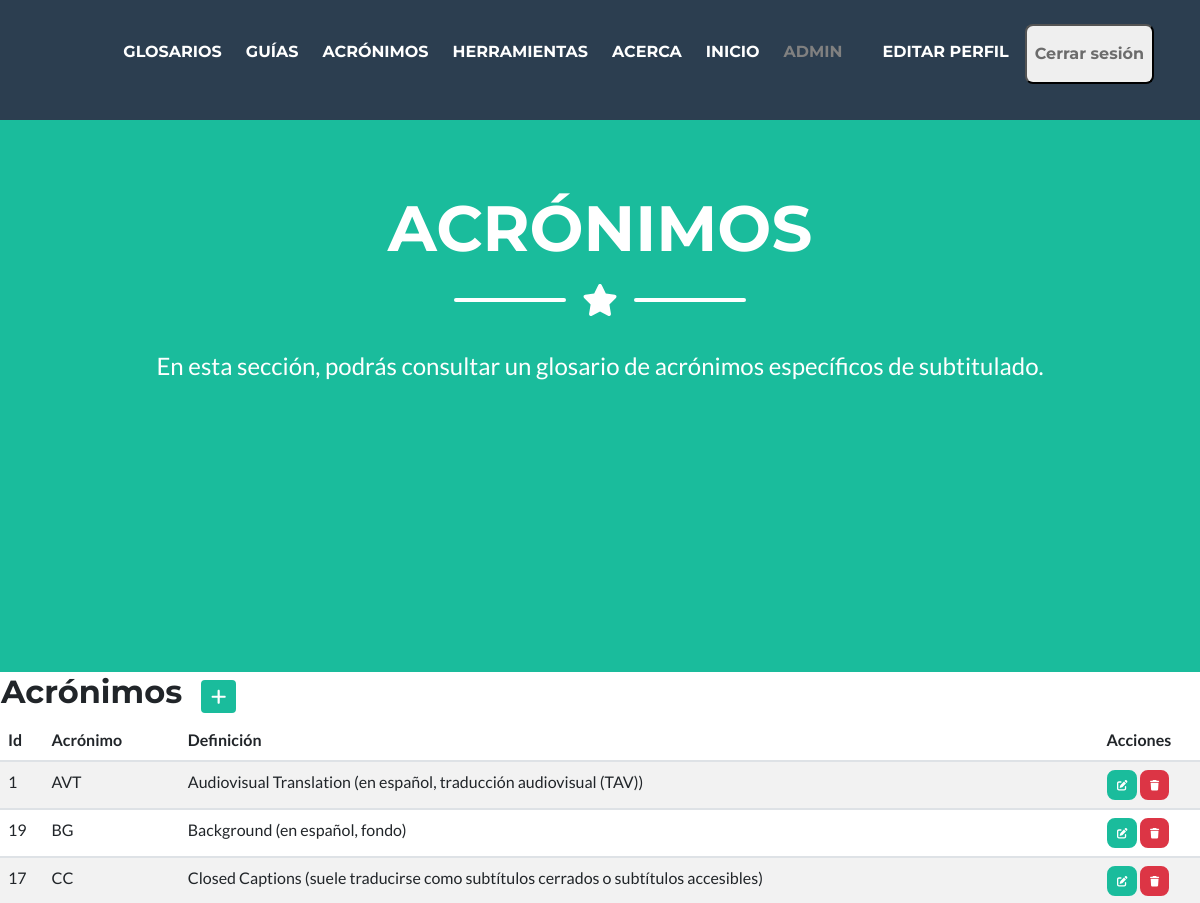
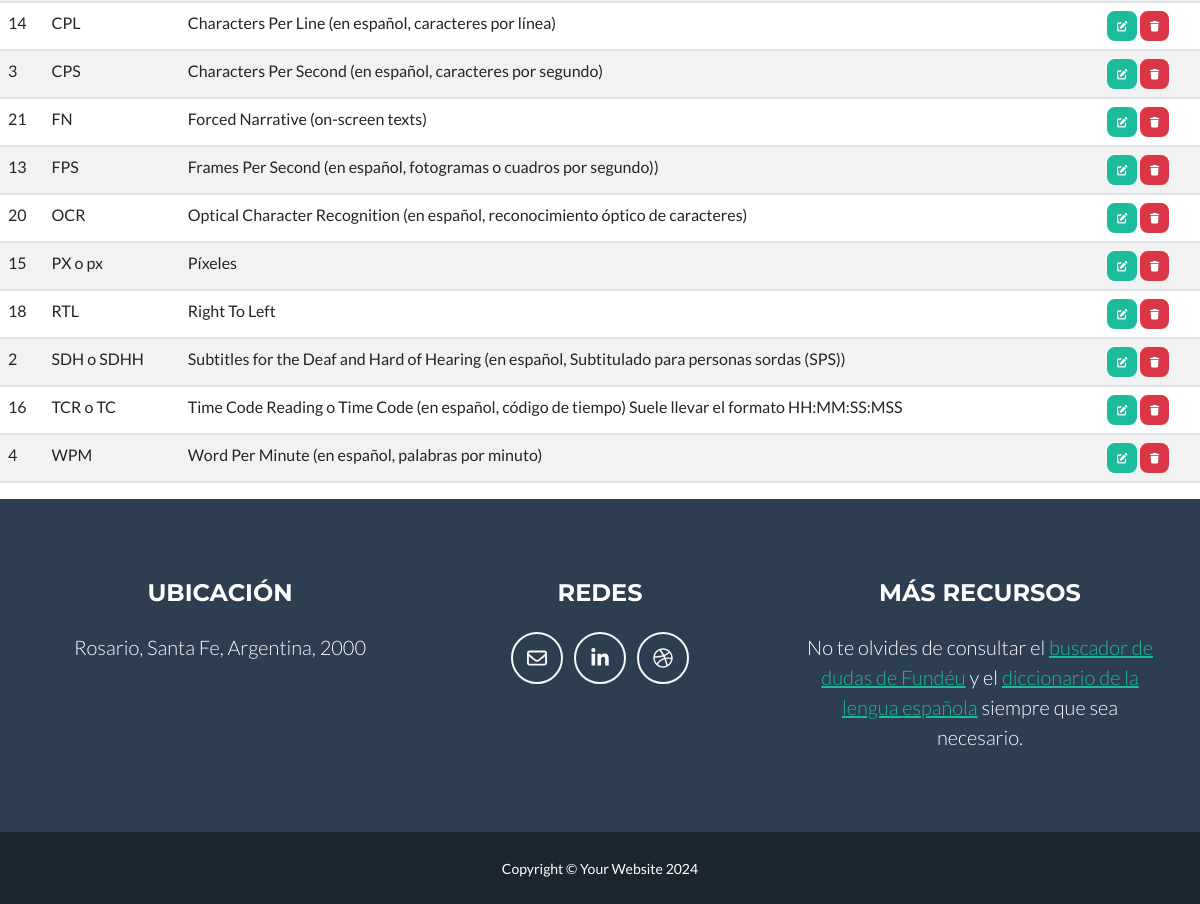
The page /acrónimos/ (signed in) on the database its author committed (2 pictures, top to bottom).
### aplicacion/models.py (models this page shows, shortened)
class Acrónimos(models.Model):
    acrónimo = models.CharField(max_length=100)
    definición = models.CharField(max_length=100)
    class Meta:
        ordering = ["acrónimo"]
        verbose_name = "Acrónimos"
        verbose_name_plural = "Acrónimos"

### aplicacion/views.py (called while the page is built)
@login_required
def acrónimos(request):
    contexto = {'acrónimos': Acrónimos.objects.all()}
    return render(request, "aplicacion/acrónimos.html", contexto)

### aplicacion/templates/aplicacion/acrónimos.html (shortened to what this page needs)
{% extends "aplicacion/index.html" %}
{% block inicio %}
<li class="nav-item mx-0 mx-lg-1"><a class="nav-link py-3 px-0 px-lg-2 rounded" href="{% url 'home' %}">Inicio</a></li>
{% endblock inicio %}
{% block  titulo%}
<header class="masthead bg-primary text-white text-center">
    <div class="container d-flex align-items-center flex-column">
        <h1 class="masthead-heading text-uppercase mb-0">Acrónimos</h1>
        <div class="divider-custom divider-light">
            <div class="divider-custom-line"></div>
            <div class="divider-custom-icon"><i class="fas fa-star"></i></div>
            <div class="divider-custom-line"></div>
        </div>
        <p class="masthead-subheading font-weight-light mb-0">En esta sección, podrás consultar un glosario de acrónimos específicos de subtitulado.</p>
    </div>
</header>
{% endblock titulo%}
{% block contenido %}
<table>
    <tr>
        <td width="200"><h2>Acrónimos</h2></td>
        <td>
            <a
            href="{% url 'acrónimosForm' %}"
            class="btn btn-primary btn-sm"
            ><i class="fa fa-plus fa-lg" title="Crear"> </i>
            </a>
        </td>
    </tr>
</table>
<table class="table table-striped">
    <thead>
        <tr>
            <th>Id</th>
            <th>Acrónimo</th>
            <th>Definición</th>
            <th>Acciones</th>
        </tr>
    </thead>
    <tbody>
    {% for a in acrónimos  %}
        <tr>
            <td>{{ a.id }}</td>
            <td>{{ a.acrónimo }}</td>
            <td>{{ a.definición }}</td>
            <td>
                <a
                  href="{% url 'acrónimosUpdate' a.id %}"
                  class="btn btn-primary"
                  style="--bs-btn-padding-y: .25rem; --bs-btn-padding-x: .5rem; --bs-btn-font-size: .75rem;"
                  ><i class="fa fa-edit fa-sm" title="Edit Record"></i>
                </a>
                <a
                  href="{% url 'acrónimosDelete' a.id %}"
                  class="btn btn-danger"
                  style="--bs-btn-padding-y: .25rem; --bs-btn-padding-x: .5rem; --bs-btn-font-size: .75rem;"
                  ><i class="fa fa-trash fa-sm" title="Delete Record"></i>
                </a>
            </td>
        </tr>
    {% endfor %}
    </tbody>
</table>
{% endblock contenido %}

### aplicacion/templates/aplicacion/index.html (shortened to what this page needs)
<!DOCTYPE html>
<html lang="en">
    <head>
        {% load static %}
        <link href="{% static 'css/styles.css' %}" rel="stylesheet" />
        <link rel="stylesheet" href="https://cdnjs.cloudflare.com/ajax/libs/font-awesome/6.4.0/css/all.min.css">
    </head>
    <body id="page-top">
        <nav class="navbar navbar-expand-lg bg-secondary text-uppercase fixed-top" id="mainNav">
            <div class="container">
                <div class="collapse navbar-collapse" id="navbarResponsive">
                    <ul class="navbar-nav ms-auto">
                        {% if user.is_authenticated %}
                        <li class="nav-item mx-0 mx-lg-1"><a class="nav-link py-3 px-0 px-lg-2 rounded" href="{% url 'glosarios'%}">Glosarios</a></li>
                        <li class="nav-item mx-0 mx-lg-1"><a class="nav-link py-3 px-0 px-lg-2 rounded" href="{% url 'guías'%}">Guías</a></li>
                        <li class="nav-item mx-0 mx-lg-1"><a class="nav-link py-3 px-0 px-lg-2 rounded" href="{% url 'acrónimos'%}">Acrónimos</a></li>
                        <li class="nav-item mx-0 mx-lg-1"><a class="nav-link py-3 px-0 px-lg-2 rounded" href="{% url 'herramientas'%}">herramientas</a></li>
                        <li class="nav-item mx-0 mx-lg-1"><a class="nav-link py-3 px-0 px-lg-2 rounded" href="{% url 'acerca'%}">Acerca</a></li>
                        {% block inicio %}{% endblock inicio %}
                        <li class="nav-item mx-0 mx-lg-1"><p  class="nav-link py-3 px-0 px-lg-2 rounded" style="color:gray">{{user.username}}</p></li>
                        <div class="text-center">
                            <a  class="nav-link py-2 px-0 px-lg-2 rounded"href="{% url 'agregar_avatar' %}" ><img src="{{ request.session.avatar }}" height="40px" weight="40px"/></a>
                        </div>
                        <li class="nav-item mx-0 mx-lg-1"><a class="nav-link py-3 px-0 px-lg-2 rounded" href="{% url 'perfil'%}">Editar perfil</a></li>
                        <li class="nav-item mx-0 mx-lg-1"><form action="{% url 'logout' %}" method="post">
                            <button type="submit" class="nav-link py-3 px-0 px-lg-2 rounded">Cerrar sesión</button>
                        </form></li>
                        {% endif %}
                    </ul>
                </div>
            </div>
        </nav>
        {% block  titulo%}{% endblock titulo%}
        {% block contenido %}{% endblock contenido %}
        <footer class="footer text-center">
            <div class="container">
                <div class="row">
                    <div class="col-lg-4 mb-5 mb-lg-0">
                        <h4 class="text-uppercase mb-4">Ubicación</h4>
                        <p class="lead mb-0">
                            Rosario, Santa Fe, Argentina, 2000
                        </p>
                    </div>
                    <div class="col-lg-4 mb-5 mb-lg-0">
                        <h4 class="text-uppercase mb-4">Redes</h4>
                        <a class="btn btn-outline-light btn-social mx-1" target="_blank" href="mailto:fedredebora@gmail.com"><i class="fa-regular fa-envelope"></i></a>
                        <a class="btn btn-outline-light btn-social mx-1" target="_blank" href="https://www.linkedin.com/in/d%C3%A9borafedre/"><i class="fab fa-fw fa-linkedin-in"></i></a>
                        <a class="btn btn-outline-light btn-social mx-1" target="_blank" href="https://debofedre.github.io/Traducci-n-audiovisual-accesible/"><i class="fab fa-fw fa-dribbble"></i></a>
                    </div>
                    <div class="col-lg-4">
                        <h4 class="text-uppercase mb-4">Más recursos</h4>
                        <p class="lead mb-0">
                            No te olvides de consultar el <a href="https://www.fundeu.es/" target="_blank">buscador de dudas de Fundéu</a> y el <a href="https://dle.rae.es/" target="_blank">diccionario de la lengua española</a> siempre que sea necesario.
                        </p>
                    </div>
                </div>
            </div>
        </footer>
        <div class="copyright py-4 text-center text-white">
            <div class="container"><small>Copyright &copy; Your Website 2024</small></div>
        </div>
    </body>
</html>

### rows shown on the page
Acrónimos: id "1", acrónimo "AVT", definición "Audiovisual Translation (en español, traducción audiovisual (TAV))"
Acrónimos: id "19", acrónimo "BG", definición "Background (en español, fondo)"
Acrónimos: id "17", acrónimo "CC", definición "Closed Captions (suele traducirse como subtítulos cerrados o subtítulos accesibles)"
Acrónimos: id "14", acrónimo "CPL", definición "Characters Per Line (en español, caracteres por línea)"
Acrónimos: id "3", acrónimo "CPS", definición "Characters Per Second (en español, caracteres por segundo)"
Acrónimos: id "21", acrónimo "FN", definición "Forced Narrative (on-screen texts)"
Acrónimos: id "13", acrónimo "FPS", definición "Frames Per Second (en español, fotogramas o cuadros por segundo))"
Acrónimos: id "20", acrónimo "OCR", definición "Optical Character Recognition (en español, reconocimiento óptico de caracteres)"
Acrónimos: id "15", acrónimo "PX o px", definición "Píxeles"
Acrónimos: id "18", acrónimo "RTL", definición "Right To Left"
Acrónimos: id "2", acrónimo "SDH o SDHH", definición "Subtitles for the Deaf and Hard of Hearing (en español, Subtitulado para personas sordas (SPS))"
Acrónimos: id "16", acrónimo "TCR o TC", definición "Time Code Reading o Time Code (en español, código de tiempo) Suele llevar el formato HH:MM:SS:MSS"
Acrónimos: id "4", acrónimo "WPM", definición "Word Per Minute (en español, palabras por minuto)"

### other values the page prints
{{ user.username }} "ADMIN"
